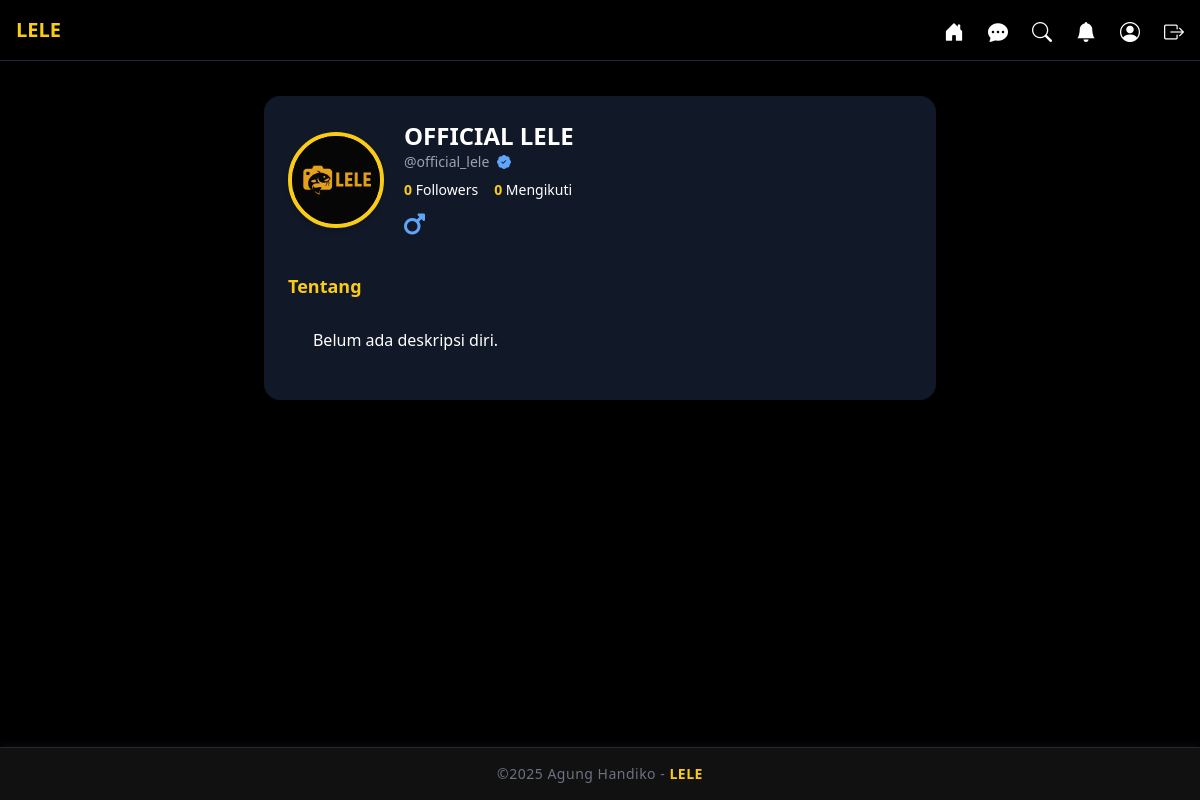
Screenshot of /profile/@official_lele with the database file from the repository.
### app/models.py (models this page shows, shortened)
class User(UserMixin, db.Model):
    id = db.Column(db.Integer, primary_key=True)
    name = db.Column(db.String(100), nullable=False, server_default="Pengguna")
    username = db.Column(db.String(64), unique=True)
    email = db.Column(db.String(120), unique=True)
    password = db.Column(db.String(128))
    role = db.Column(db.String(20), default="user")
    bio = db.Column(db.String(255), default="")
    gender = db.Column(db.String(10), default="unspecified")
    birthdate = db.Column(db.String(20), default="")
    photo = db.Column(db.String(255), default="default.jpg")
    is_verified = db.Column(db.Boolean, default=False)
    otp_code = db.Column(db.String(6))
    otp_expiry = db.Column(db.DateTime)
    posts = db.relationship("Post", backref="user", lazy=True)
    sent_messages = db.relationship(
        "ChatMessage",
        foreign_keys="ChatMessage.sender_id",
        backref="sender",
        lazy=True
    )
    received_messages = db.relationship(
        "ChatMessage",
        foreign_keys="ChatMessage.receiver_id",
        backref="receiver",
        lazy=True
    )
    followed = db.relationship(
        'User',
        secondary=followers,
        primaryjoin=(followers.c.follower_id == id),
        secondaryjoin=(followers.c.followed_id == id),
        backref=db.backref('followers', lazy='dynamic'),
        lazy='dynamic'
    )

### app/routes.py (the view)
@main.route("/profile/<username>")
def profile(username):
    try:
        user = User.query.filter_by(username=username).one()
    except NoResultFound:
        return "Pengguna tidak ditemukan", 404
    followers = user.followers.all()
    following = user.followed.all()
    return render_template("profile.html", user=user, current_user=current_user, followers=followers, following=following)

### app/templates/profile.html (shortened to what this page needs)
{% extends "base.html" %}
{% block content %}
<div class="max-w-2xl mx-auto mt-20 p-6 bg-gray-900 rounded-2xl shadow-lg">
  <div class="flex items-center space-x-5">
    <img src="{{ url_for('static', filename='images/' ~ (user.photo if user.photo else 'default.jpg')) }}"
     alt="Foto Profil"
     class="w-24 h-24 rounded-full border-4 border-yellow-400 object-cover shadow-md">
    <div class="flex-1">
      <h2 class="text-2xl font-bold text-white">
        {{ user.name }}
      </h2>
      <p class="text-sm text-gray-400">
        {{ user.username }}
        {% if user.is_verified %}
          <i class="bi bi-patch-check-fill text-blue-400 text-sm ml-1"></i>
        {% endif %}
      </p>
      <div class="flex items-center gap-4 mt-2 text-white text-sm">
        <div>
          <span id="followers-count" class="font-semibold text-yellow-400">{{ followers|length }}</span> Followers
        </div>
        <div>
          <span class="font-semibold text-yellow-400">{{ following|length }}</span> Mengikuti
        </div>
      </div>
      <div class="mt-2 text-2xl">
        {% if user.gender == "male" %}
          <i class="fas fa-mars text-blue-400"></i>
        {% elif user.gender == "female" %}
          <i class="fas fa-venus text-pink-400"></i>
        {% else %}
          <i class="fas fa-genderless text-gray-400"></i>
        {% endif %}
      </div>
    </div>
  </div>
  <div class="mt-8">
    <h3 class="text-lg font-semibold text-yellow-400 mb-1">Tentang</h3>
    <p class="text-white whitespace-pre-wrap">
      {{ user.bio or "Belum ada deskripsi diri." }}
    </p>
  </div>
</div>
{% endblock %}

### app/static/css/style.css (style rules this page uses)
body { font-family: 'Segoe UI', Tahoma, Geneva, Verdana, sans-serif; background-color: #000; color: #fff; scroll-behavior: smooth; }

### rows the page displays
User: photo (picture), name "OFFICIAL LELE", username "@official_lele", bio "Belum ada deskripsi diri."

### other values shown
{{ followers|length }} "0"
{{ following|length }} "0"
